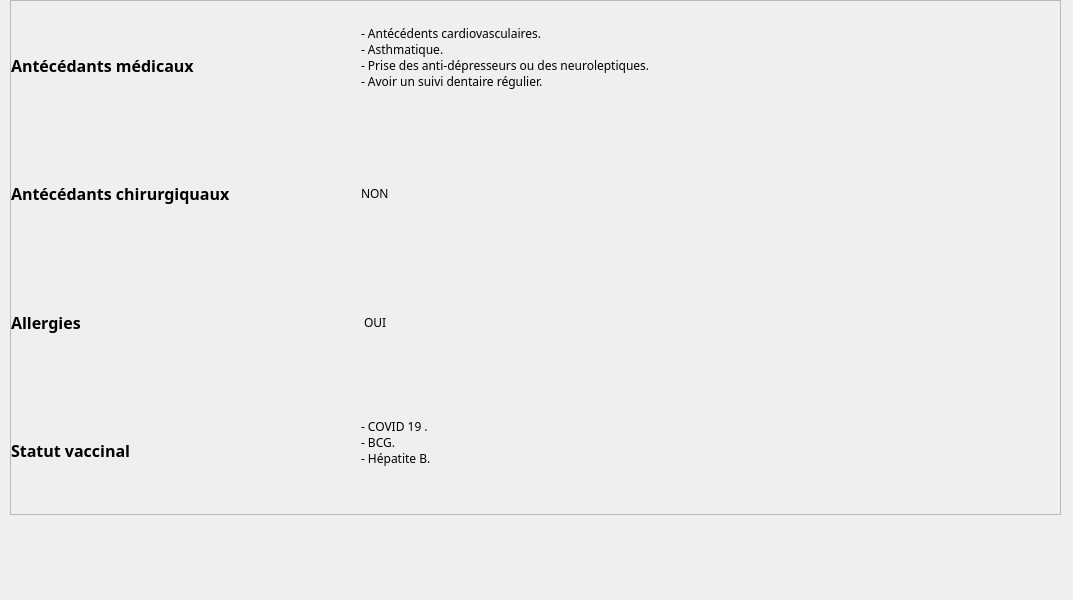
              <widget class="QWidget" name="scrollAreaWidgetContents_3">
               <property name="geometry">
                <rect>
                 <x>0</x>
                 <y>0</y>
                 <width>1073</width>
                 <height>600</height>
                </rect>
               </property>
               <property name="minimumSize">
                <size>
                 <width>0</width>
                 <height>600</height>
                </size>
               </property>
               <property name="maximumSize">
                <size>
                 <width>16777215</width>
                 <height>600</height>
                </size>
               </property>
               <widget class="QFrame" name="patientsDettalsTable">
                <property name="geometry">
                 <rect>
                  <x>10</x>
                  <y>0</y>
                  <width>1051</width>
                  <height>515</height>
                 </rect>
                </property>
                <property name="minimumSize">
                 <size>
                  <width>0</width>
                  <height>515</height>
                 </size>
                </property>
                <property name="maximumSize">
                 <size>
                  <width>16777215</width>
                  <height>515</height>
                 </size>
                </property>
                <property name="frameShape">
                 <enum>QFrame::StyledPanel</enum>
                </property>
                <property name="frameShadow">
                 <enum>QFrame::Raised</enum>
                </property>
                <layout class="QGridLayout" name="gridLayout_4">
                 <property name="leftMargin">
                  <number>0</number>
                 </property>
                 <property name="topMargin">
                  <number>0</number>
                 </property>
                 <property name="rightMargin">
                  <number>0</number>
                 </property>
                 <property name="bottomMargin">
                  <number>0</number>
                 </property>
                 <property name="spacing">
                  <number>0</number>
                 </property>
                 <item row="2" column="0">
                  <widget class="QLabel" name="label_158">
                   <property name="font">
                    <font>
                     <family>Noto Sans</family>
                     <pointsize>12</pointsize>
                     <weight>75</weight>
                     <bold>true</bold>
                    </font>
                   </property>
                   <property name="text">
                    <string>Allergies</string>
                   </property>
                  </widget>
                 </item>
                 <item row="3" column="0">
                  <widget class="QLabel" name="label_188">
                   <property name="font">
                    <font>
                     <family>Noto Sans</family>
                     <pointsize>12</pointsize>
                     <weight>75</weight>
                     <bold>true</bold>
                    </font>
                   </property>
                   <property name="text">
                    <string>Statut vaccinal</string>
                   </property>
                  </widget>
                 </item>
                 <item row="3" column="1" colspan="2">
                  <widget class="QLabel" name="label_146">
                   <property name="font">
                    <font>
                     <family>Noto Sans</family>
                    </font>
                   </property>
                   <property name="text">
                    <string>- COVID 19 .
- BCG.
- Hépatite B.
</string>
                   </property>
                  </widget>
                 </item>
                 <item row="1" column="0">
                  <widget class="QLabel" name="label_186">
                   <property name="font">
                    <font>
                     <family>Noto Sans</family>
                     <pointsize>12</pointsize>
                     <weight>75</weight>
                     <bold>true</bold>
                    </font>
                   </property>
                   <property name="text">
                    <string>Antécédants chirurgiquaux</string>
                   </property>
                  </widget>
                 </item>
                 <item row="2" column="1" colspan="2">
                  <widget class="QLabel" name="label_176">
                   <property name="font">
                    <font>
                     <family>Noto Sans</family>
                    </font>
                   </property>
                   <property name="text">
                    <string> OUI</string>
                   </property>
                  </widget>
                 </item>
                 <item row="1" column="1" colspan="2">
                  <widget class="QLabel" name="label_177">
                   <property name="font">
                    <font>
                     <family>Noto Sans</family>
                    </font>
                   </property>
                   <property name="text">
                    <string>NON</string>
                   </property>
                  </widget>
                 </item>
                 <item row="0" column="0">
                  <widget class="QLabel" name="label_164">
                   <property name="font">
                    <font>
                     <family>Noto Sans</family>
                     <pointsize>12</pointsize>
                     <weight>75</weight>
                     <bold>true</bold>
                    </font>
                   </property>
                   <property name="text">
                    <string>Antécédants médicaux</string>
                   </property>
                  </widget>
                 </item>
                 <item row="0" column="1" colspan="2">
                  <widget class="QLabel" name="label_152">
                   <property name="font">
                    <font>
                     <family>Noto Sans</family>
                    </font>
                   </property>
                   <property name="text">
                    <string>- Antécédents cardiovasculaires.
- Asthmatique.
- Prise des anti-dépresseurs ou des neuroleptiques.
- Avoir un suivi dentaire régulier.
</string>
                   </property>
                  </widget>
                 </item>
                </layout>
               </widget>
              </widget>
